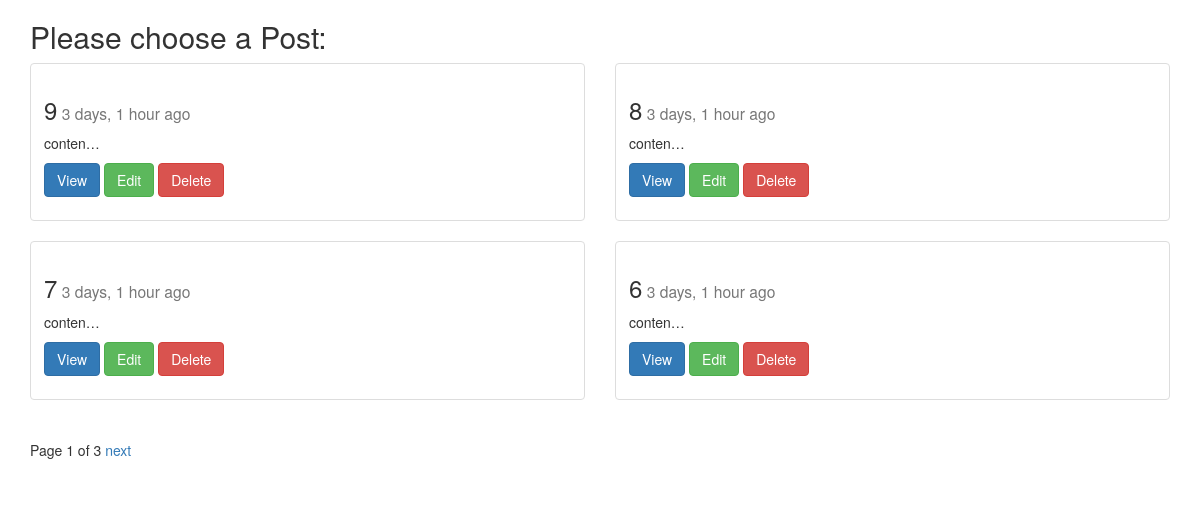
The app's page /posts/list/, older data.
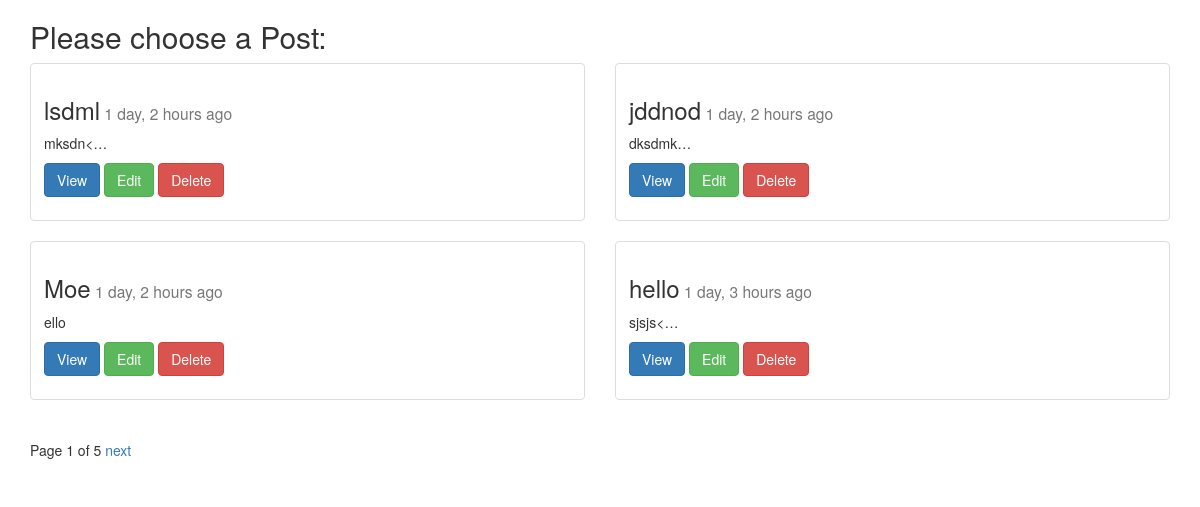
The same page, newer data.
### posts/models.py (models this page shows, shortened)
class Post(models.Model):
	title = models.CharField(max_length=100)
	image = models.ImageField(upload_to="blog_images", null=True, blank=True)
	content = models.TextField()
	updated = models.DateTimeField(auto_now=True)
	timestamp = models.DateTimeField(auto_now_add=True)
	def get_absolute_url(self):
		return reverse("posts:detail", kwargs={"post_id": self.id})
	class Meta:
		ordering = ['-timestamp', '-updated']

### posts/views.py (the view)
def post_list(request):
	obj_list = Post.objects.all() #.order_by("-timestamp", "-updated")
	paginator = Paginator(obj_list, 4) # Show 4 contacts per page
	page = request.GET.get('page')
	try:
		objects = paginator.page(page)
	except PageNotAnInteger:
		objects = paginator.page(1)
	except EmptyPage:
		objects = paginator.page(paginator.num_pages)
	context = {
		"post_list": objects,
	}
	return render(request, 'post_list.html', context)

### posts/templates/post_list.html (shortened to what this page needs)
{% extends "base.html" %}
{% block content %}
<h2>Please choose a Post:</h2>
<div class="row">
{% for x in post_list %}
	<div class="col-sm-6">
	  <div class="thumbnail">
			<div class="caption">
				<h3>{{x.title}}<small> {{x.timestamp|timesince}} ago</small></h3>
				<p>{{x.content|linebreaks|truncatechars:10}}</p>
				<p>
					<a href ="{{x.get_absolute_url}}" class="btn btn-primary">View</a>
					<a href ="{% url 'posts:update' post_id=x.id %}" class="btn btn-success">Edit</a>
					<a href ="{% url 'posts:delete' post_id=x.id %}" class="btn btn-danger">Delete</a>
				</p>
			</div>
		</div>
	</div>
{% endfor %}
</div>
<div class="pagination">
    <span class="step-links">
        <span class="current">
            Page {{ post_list.number }} of {{ post_list.paginator.num_pages }}
        </span>
        {% if post_list.has_next %}
            <a href="?page={{ post_list.next_page_number }}">next</a>
        {% endif %}
    </span>
</div>
{% endblock content %}

Row changes from the older to the newer data that the page shows:
no longer on this page (row unchanged): Post: title "9", timestamp "3 days, 1 hour", content "conten…"
no longer on this page (row unchanged): Post: title "8", timestamp "3 days, 1 hour", content "conten…"
no longer on this page (row unchanged): Post: title "7", timestamp "3 days, 1 hour", content "conten…"
no longer on this page (row unchanged): Post: title "6", timestamp "3 days, 1 hour", content "conten…"
added Post: title "lsdml", timestamp "1 day, 2 hours", content "mksdn<…"
added Post: title "jddnod", timestamp "1 day, 2 hours", content "dksdmk…"
added Post: title "Moe", timestamp "1 day, 2 hours", content "ello"
added Post: title "hello", timestamp "1 day, 3 hours", content "sjsjs<…"
Text that changed along with them:
{{ post_list.paginator.num_pages }}: "3" → "5"
